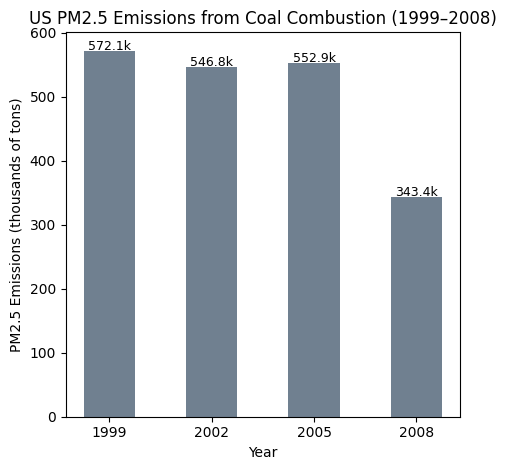

Generate this figure with Python:
#!/usr/bin/env python
"""
Plot 4: How have US coal combustion emissions changed from 1999–2008?
Bar chart of total coal combustion PM2.5 emissions across the US per year.
"""

import pyreadr
import pandas as pd
import matplotlib.pyplot as plt

# Read data
NEI = pyreadr.read_r("ExploratoryDataAnalysis/summarySCC_PM25.rds")[None]
SCC = pyreadr.read_r("ExploratoryDataAnalysis/Source_Classification_Code.rds")[None]
NEI["Emissions"] = pd.to_numeric(NEI["Emissions"], errors="coerce")
NEI["year"] = NEI["year"].astype(int)

# Filter SCC for coal combustion sources
coal_scc = SCC[
    SCC["EI.Sector"].str.contains("Coal", case=False, na=False) &
    SCC["EI.Sector"].str.contains("Comb", case=False, na=False)
]["SCC"].astype(str)

coal_nei = NEI[NEI["SCC"].astype(str).isin(coal_scc)]
coal_by_year = coal_nei.groupby("year")["Emissions"].sum() / 1e3  # thousands of tons

fig, ax = plt.subplots(figsize=(480/100, 480/100), dpi=100)
ax.bar(coal_by_year.index.astype(str), coal_by_year.values, color="slategray", width=0.5)
ax.set_xlabel("Year")
ax.set_ylabel("PM2.5 Emissions (thousands of tons)")
ax.set_title("US PM2.5 Emissions from Coal Combustion (1999–2008)")
for i, (yr, val) in enumerate(coal_by_year.items()):
    ax.text(i, val + 1, f"{val:.1f}k", ha="center", fontsize=9)
plt.tight_layout()
plt.savefig("plot4.png", dpi=100, bbox_inches="tight")
plt.close()
print("Plot 4 saved as plot4.png")
